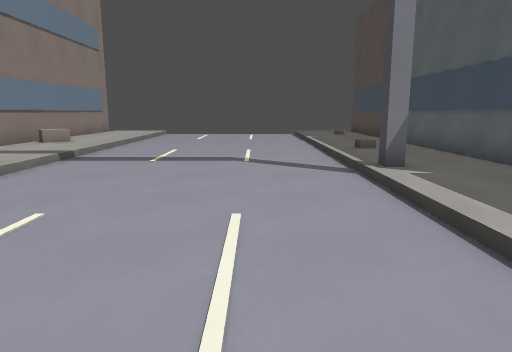
[1] (above)

16 first-person views from a walk through a Godot game level. The camera is 1.3 m above the floor, tilts 10° down and sees 70° across. The floor is counted in squares, 1 m on a side. Each view is taken from the middle of a square. On the plan, view 1 faces up. The plan holds only what a view shows up to about 15 squares ahead; the rest is blank. The place goes on beyond the plan.

[2]
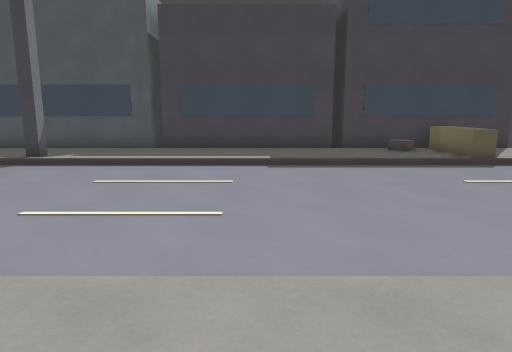

[3]
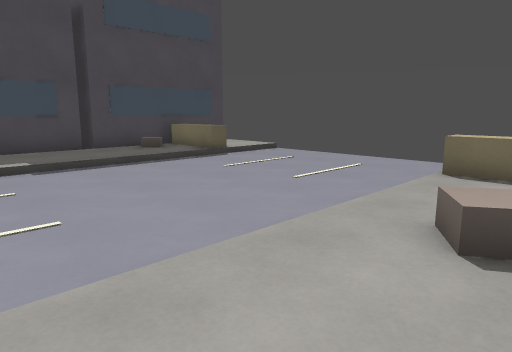

[4]
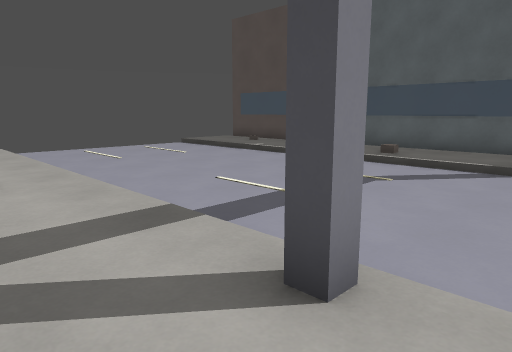

[5]
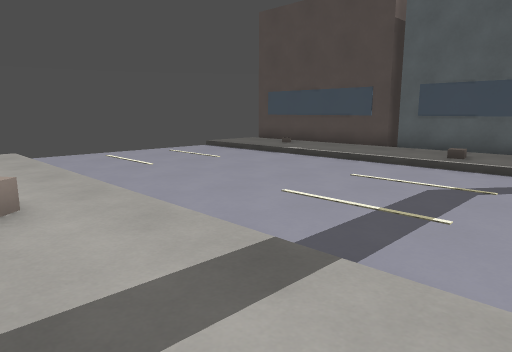

[6]
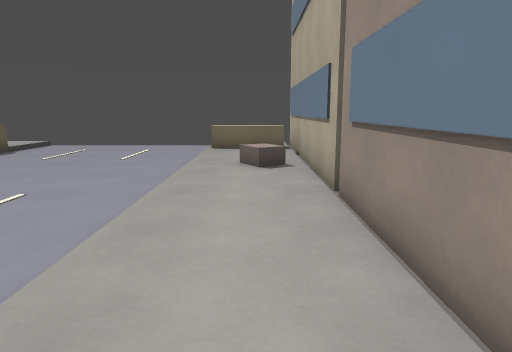

[7]
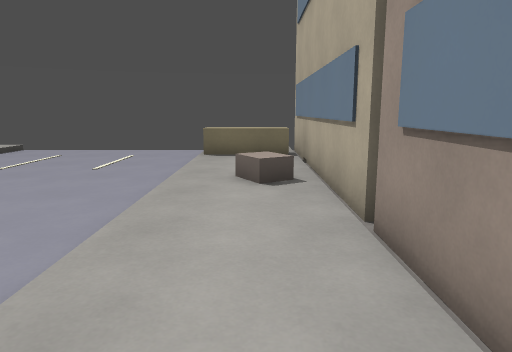

[8]
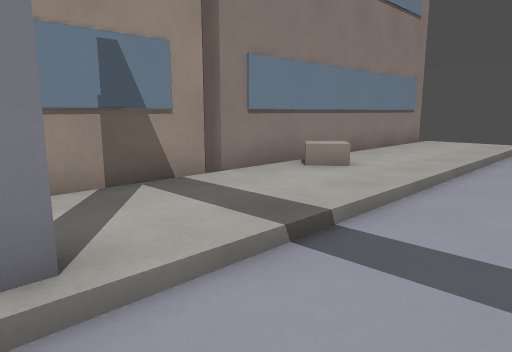

[9]
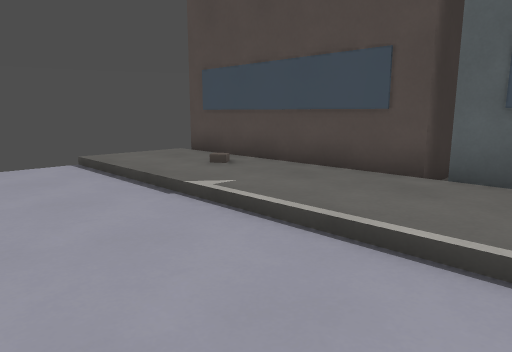

[10]
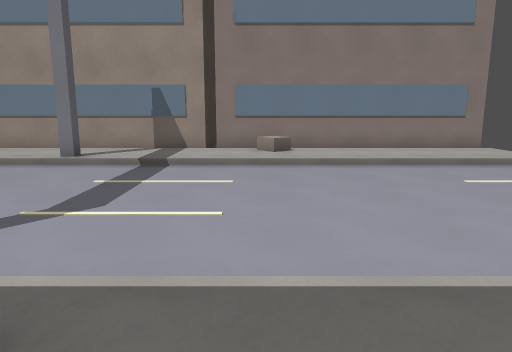

[11]
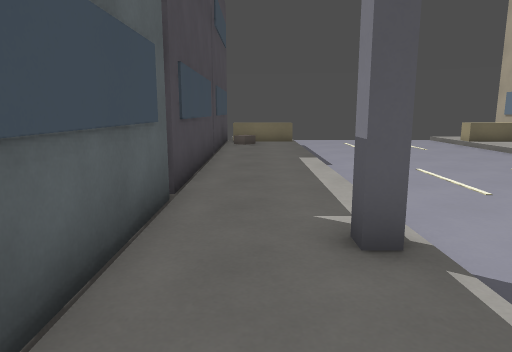

[12]
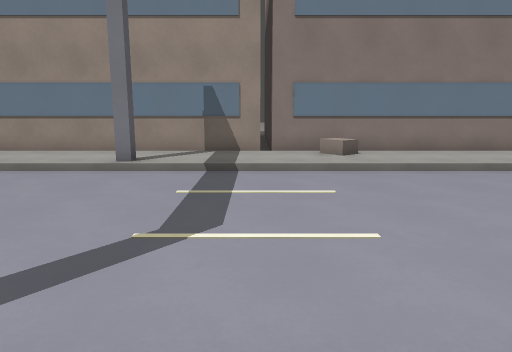

[13]
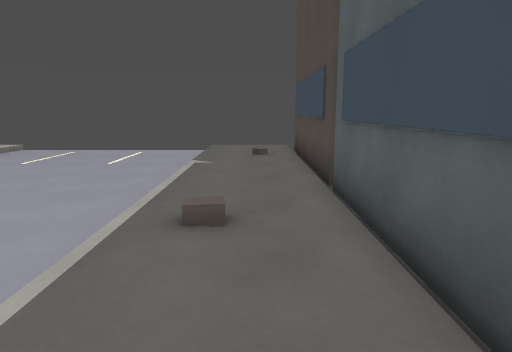

[14]
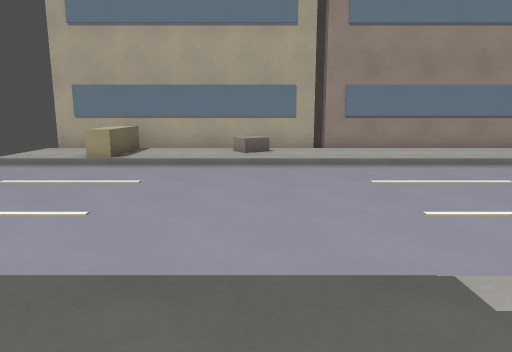

[15]
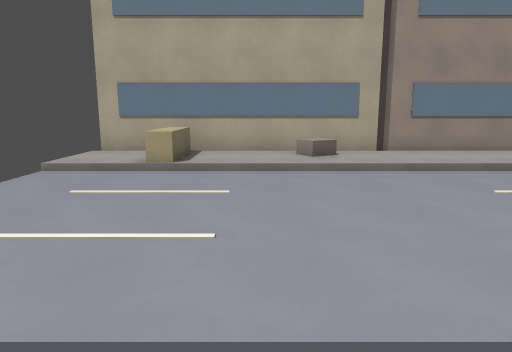

[16]
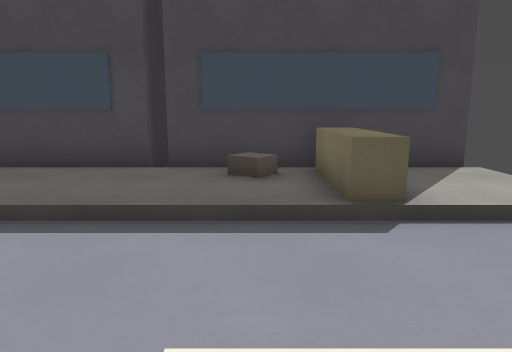

### Floor plan
Key: @ floor where view 1 was taken; # wall or solid block; . main floor; : floor 0.25 m higher than the main floor; / step, stairs or slope; B building; O other object.
Columns run from 11 left of view 1 to 8 right of it. Each row starts with its distance up from view 1.
 21   B:::........:::O
 20   B:::........:::O
 19   B:::........:::O
 18   B:::........:::O
 17   B:::........:::O
 16   B:::........:::O
 15   B:::........:::O
 14   B:::........:::OO
 13   B:::........:::O
 12 BBB:::........:::O
 11 BBB:::......../::O
 10   B:::........:::O
  9   B:::........:::O
  8   B::#........#::O
  7   B:::........:::O
  6   B:::........:::O
  5   B:::........:::OO
  4   B:::........:::O
  3   B:::........:::O
  2 BBB:::........:::O
  1   B:::........:::O
  0   B:::.....@..:::O
 -1   B://........:::O
 -2   B:::........:::BBB
 -3   B:::........:::B
 -4   B:::........:::B
 -5   BBOO........OOBB
 -6   BBOO........OOB
 -7   B:::........:::B
 -8   B:::........:::B

Where each view was taken, in squares from view 1:
view 1: 0 up, 0 right, facing up
view 2: 1 up, 8 left, facing right
view 3: 3 up, 8 left, facing down-right
view 4: 6 up, 8 left, facing up-right
view 5: 8 up, 8 left, facing up-right
view 6: 8 up, 7 left, facing down
view 7: 6 up, 7 left, facing down
view 8: 7 up, 3 left, facing up-left
view 9: 12 up, 1 left, facing up-right
view 10: 13 up, 5 right, facing left
view 11: 11 up, 4 right, facing down
view 12: 11 up, 4 right, facing left
view 13: 7 up, 4 right, facing up
view 14: 1 down, 5 right, facing left
view 15: 3 down, 4 right, facing left
view 16: 4 down, 2 left, facing right
